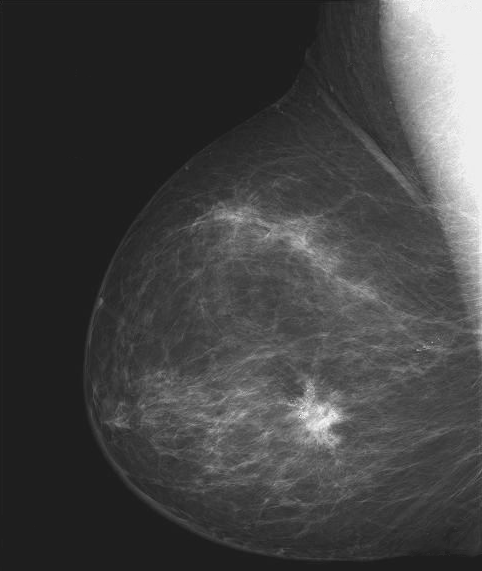
#> input picture examples/Fig0304.tif, 482 x 571 px
$ jupyter execute Lab2.ipynb
#> lines starting #> are read from the running program, lines starting #| are printed output that depends on the picture
# Просторова обробка зображень: поелемента обробка

У даній лабораторній роботі розглянуто наступні приклади поелементої обробки зображень:
1. Негативне зображення
2. Зміна контрасту
3. Пере
4. Гама-корекція

### Імпортуємо необхдіні пакети та бібліотеки

[cell 1]
import cv2
import matplotlib.pyplot as plt
import numpy as np

### Перетворення зображення в негатив

Перетворення зображення у негатив зі значеннями інтенсивності пікселів в діапазоні [0, L-1] визначається наступним виразом:

$$\begin{eqnarray}
s &=& &L &-&1 &-&r
\end{eqnarray}$$

* де s - значення інтенсивності піксела вихідного зображення, L - максимальне значення інтенсивності пікселя вхідного та вихідного зображення, r - значення інтенсивності піксела вхідного зображення.

Даний тип перетворення використовується для підсилення білих та сірих деталей на фоні темних областей зображення.

Реалізуємо дане перетворення за допомогою наступних операції:
1. доступу до окремих пікселів
2. доступу до групи пікселів

Для цього зчитаємо та завантажимо вхідне чорно-біле зображення, відобразимо та визначимо його параметри:

[cell 2]
img = cv2.imread("./examples/Fig0304.tif", cv2.IMREAD_GRAYSCALE)
#> img is the input picture: shape (571, 482); min 21, max 255, mean 66.7
plt.figure(figsize=(10,10))
plt.imshow(img, cmap = 'gray'); plt.show();

[cell 3]
height = img.shape[0]
#> height = 571
width = img.shape[1]
#> width = 482
print(img.dtype)
#| uint8

Підготуємо пусте вихідне зображення - масив нулів із розміром тестового чороно-білого зображення.

[cell 4]
neg_img = np.zeros(img.shape)

Згідно приведеної формули, поелементно визначимо інтенсивність пікселів вихідного зображення:

[cell 5]
for row in range(height):
    for col in range(width):
        neg = np.iinfo('uint8').max - 1 - img[row][col]
        neg_img[row][col] = neg
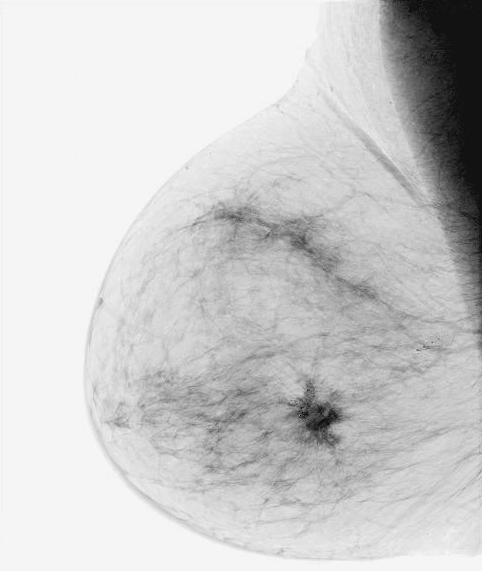
#> neg_img: shape (571, 482) float64; min -1, max 233, mean 187.3; drawn with min black and max white

Відобразимо вихідне зображення.

[cell 6]
plt.figure(figsize=(10,10))
plt.imshow(neg_img, cmap='gray'); plt.show();

Реалізуємо перетворення в негатив, використовуючи доступ до групи пікселів. Бібліотека NumPy дозволяє виконувати операції над всіма елементами матриці використовуючи синтаксис звичайних арифметичних операцій.

[cell 7]
neg_img1 = np.iinfo('uint8').max - 1 - img

Відобразимо вихідне зображення.

[cell 8]
plt.figure(figsize=(10,10))
plt.imshow(neg_img1, cmap='gray'); plt.show();

## Зміна контрасту

Зчитаємо та відобразимо вхідне чорно-біле зображення з низьким контрастом.

[cell 9]
img = cv2.imread('./examples/Fig0310b.tiff', cv2.IMREAD_GRAYSCALE)
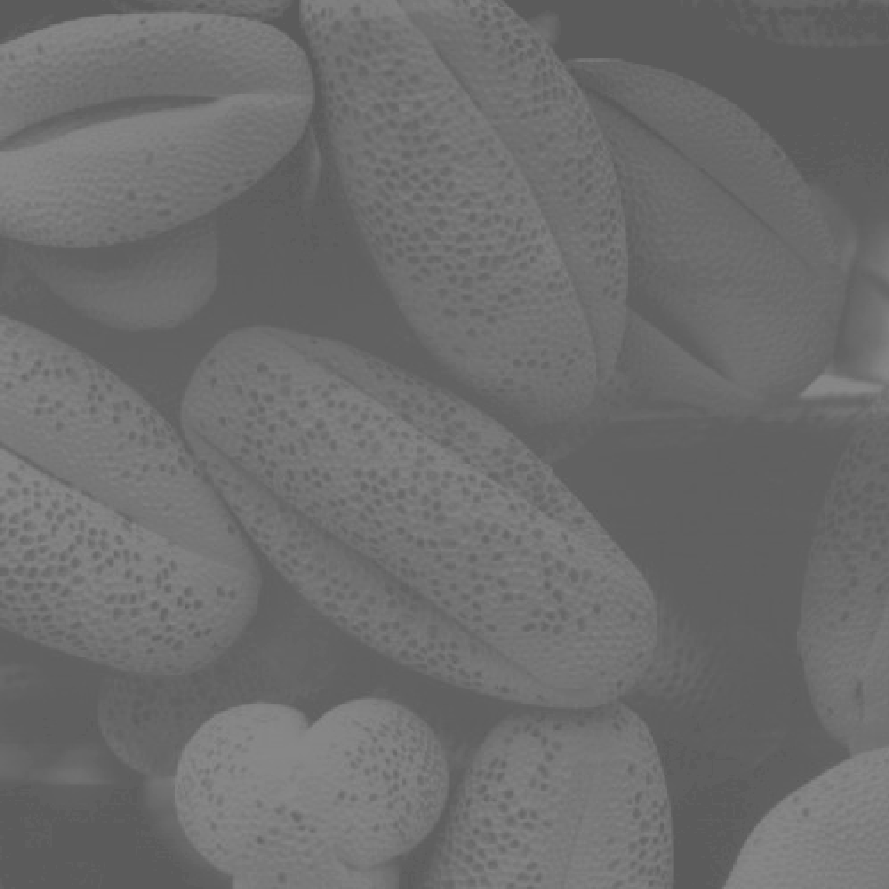
#> input picture examples/Fig0310b.tiff, 889 x 889 px
#> img is the input picture: shape (889, 889); min 91, max 138, mean 109.1
plt.figure(figsize=(5,5))
plt.imshow(img, cmap='gray', vmin=0, vmax=255);
plt.show()

Визначемо мінімальне та максимальне значення інтенсивності пікселів на вхідному зображенні. Використовуючи ці значення побудуємо графік залежності перетворення інтенсивності вхідного та вихідного зображення.

[cell 10]
Lmin = np.min(img)
#> Lmin = 91
Lmax = np.max(img)
#> Lmax = 138
Loutmin = 0
Loutmax = 255

r = [0, Lmin, Lmax, 255]
#> r = [0, 91, 138, 255]
s = [0, Loutmax/8, Loutmax*7/8, Loutmax]
plt.figure(figsize=(5, 5))
plt.plot(r, s, 'o-')
plt.xlim([0, 255])
plt.ylim([0, 255])
plt.ylabel('Інтенсивність вихідного зображення, r')
plt.xlabel('Інтенсивність вхідного зображення, s')

plt.grid()
plt.show()
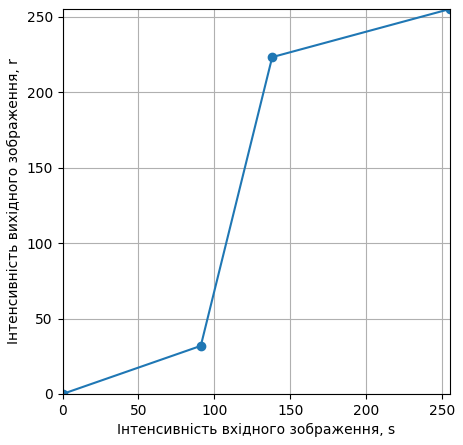
#> figure drawn by matplotlib, 1 panel

[cell 11]
Loutmax = 255
contr_img_man = np.zeros(img.shape, img.dtype)
alpha = int(((Loutmax * 7/8) - (Loutmax / 8))/ (Lmax - Lmin))
#> alpha = 4
for y in range(img.shape[0]):
    for x in range(img.shape[1]):
        contr_img_man[y,x] = alpha*(img[y,x] - Lmin)
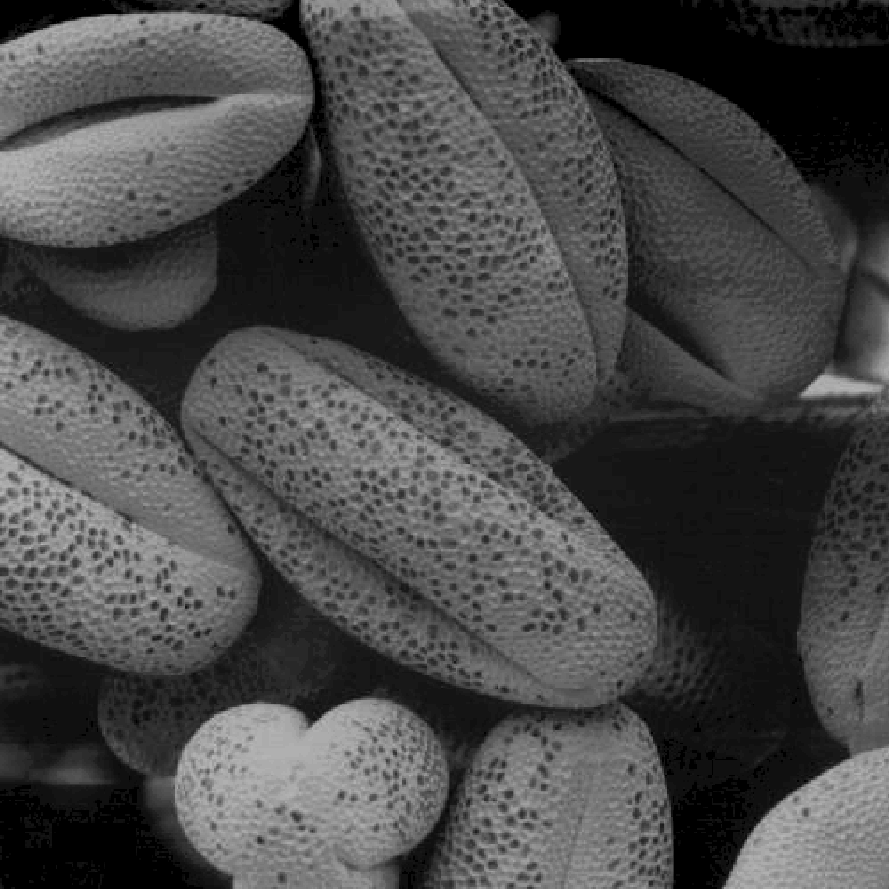
#> contr_img_man: shape (889, 889); min 0, max 188, mean 72.3

[cell 12]
plt.figure(figsize=(5,5))
plt.imshow(contr_img_man, cmap='gray', vmin=0, vmax=255);
plt.show();

## Гама-корекція

### Перетворення зображення в негатив

Перетворення зображення у негатив зі значеннями інтенсивності пікселів в діапазоні [0, L-1] визначається наступним виразом:

$$\begin{eqnarray}
s &=& &c&r^\gamma
\end{eqnarray}$$

<h3>Read sample image</h3>

[cell 13]
img0308a = cv2.imread("./examples/Fig0308a.tif", cv2.IMREAD_GRAYSCALE)
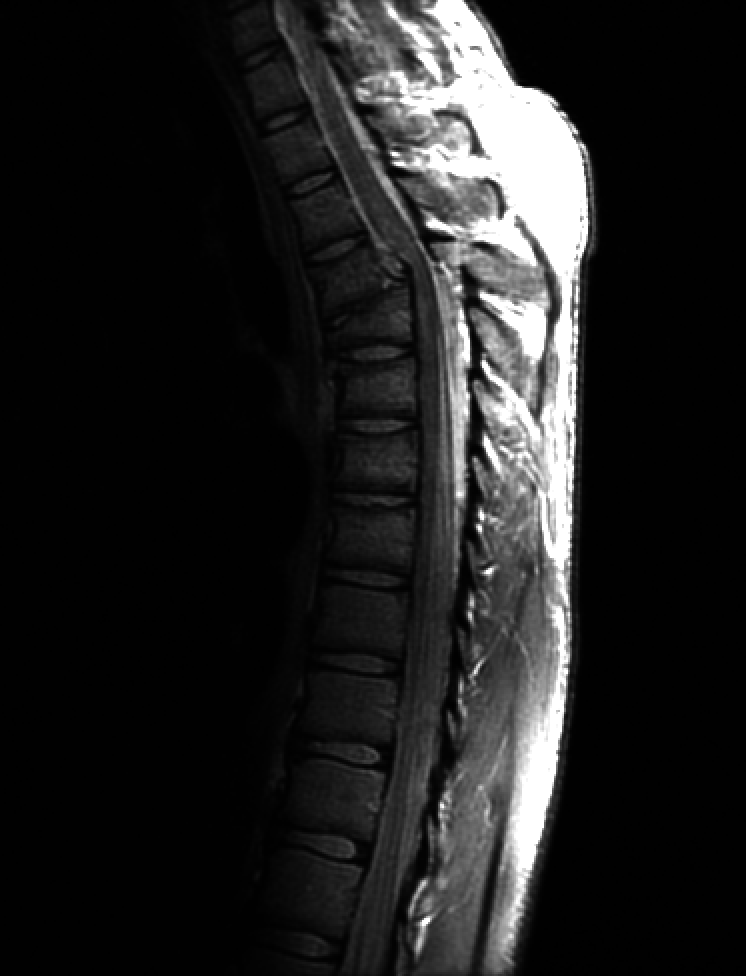
#> input picture examples/Fig0308a.tif, 746 x 976 px
#> img0308a is the input picture: shape (976, 746); min 0, max 255, mean 32.6
plt.figure(figsize=(10,10))
plt.imshow(img0308a, cmap = 'gray', vmin=0, vmax=255);
plt.show();

[cell 14]
c = 1
gamma1 = 0.6
gamma2 = 0.4
gamma3 = 0.3
gamma4 = 1
s = np.arange(0, 255, 1)

r1 = c * np.power(s, gamma1)
r2 = c * np.power(s, gamma2)
r3 = c * np.power(s, gamma3)
r4 = c * np.power(s, gamma4)

plt.figure(figsize=(5, 5))
plt.plot(s, r1*255/np.max(r1), s, r2*255/np.max(r2), s, r3*255/np.max(r3), s, r4)
plt.grid()
plt.xlim([0, 255])
plt.ylim([0, 255])
plt.legend(['0.6', '0.4', '0.3', '1'])
plt.ylabel('Інтенсивність вихідного зображення, r')
plt.xlabel('Інтенсивність вхідного зображення, s')

plt.show()
#> figure, not shown here; curve peaks at x = 254, y = 255; curve peaks at x = 254, y = 255; curve peaks at x = 254, y = 255

<h4>First Gamma correction</h4>

[cell 15]
img0308a_1 = c * np.power(img0308a, gamma1)

<h4>Second Gamma correction</h4>

[cell 16]
img0308a_2 = c * np.power(img0308a, gamma2)

<h4>Third Gamma correction</h4>

[cell 17]
img0308a_3 = c * np.power(img0308a, gamma3)

<h3>Plot gamma corrected sample image</h3>

[cell 18]
plt.figure(figsize=(10,10))
plt.subplot(221)
plt.imshow(img0308a, cmap = 'gray');
plt.subplot(222)
plt.imshow(img0308a_1, cmap='gray');
plt.subplot(223)
plt.imshow(img0308a_2, cmap='gray');
plt.subplot(224)
plt.imshow(img0308a_3, cmap='gray'); plt.show();

[cell 19]
img0309a = cv2.imread("./examples/Fig0309a.tif", cv2.IMREAD_GRAYSCALE)
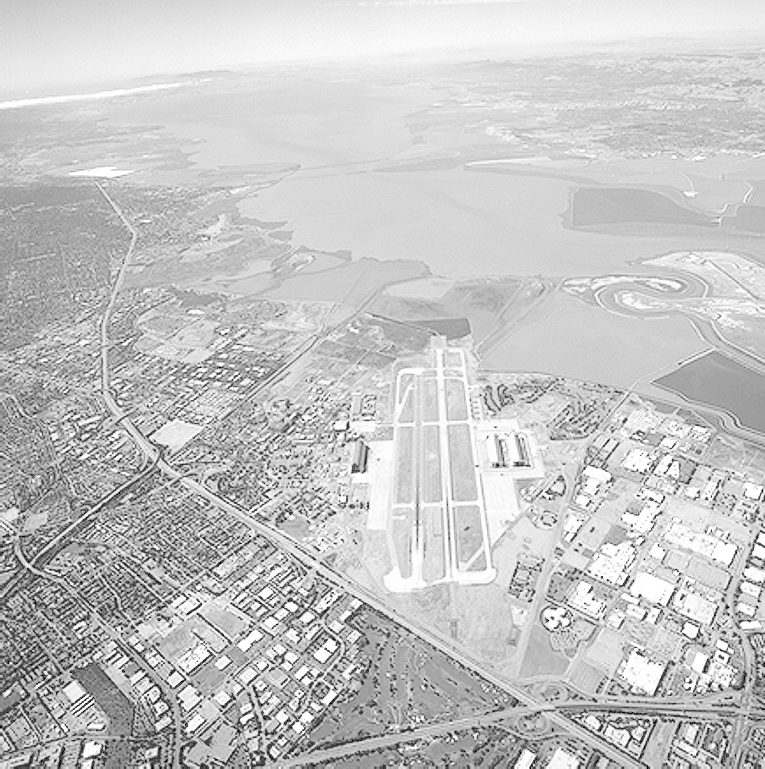
#> input picture examples/Fig0309a.tif, 765 x 769 px
#> img0309a is the input picture: shape (769, 765); min 0, max 255, mean 197.1
plt.figure(figsize=(10,10))
plt.imshow(img0309a, cmap = 'gray', vmin=0, vmax=255);
plt.show();

[cell 20]
c = 1
gamma1 = 3.0
gamma2 = 4.0
gamma3 = 5.0
gamma4 = 1
s = np.arange(0, 255, 1)

r1 = c * np.power(s, gamma1)
r2 = c * np.power(s, gamma2)
r3 = c * np.power(s, gamma3)
r4 = c * np.power(s, gamma4)

plt.figure(figsize=(5, 5))
plt.plot(s, r1*255/np.max(r1), s, r2*255/np.max(r2), s, r3*255/np.max(r3), s, r4)
plt.grid()
plt.xlim([0, 255])
plt.ylim([0, 255])
plt.legend(['3.0', '4.0', '5.0', '1'])
plt.ylabel('Інтенсивність вихідного зображення, r')
plt.xlabel('Інтенсивність вхідного зображення, s')

plt.show()
#> figure, not shown here; curve peaks at x = 254, y = 255; curve peaks at x = 254, y = 255; curve peaks at x = 254, y = 255

[cell 21]
img0309a_1 = c * np.power(img0309a, gamma1)

[cell 22]
img0309a_2 = c * np.power(img0309a, gamma2)

[cell 23]
img0309a_3 = c * np.power(img0309a, gamma3)
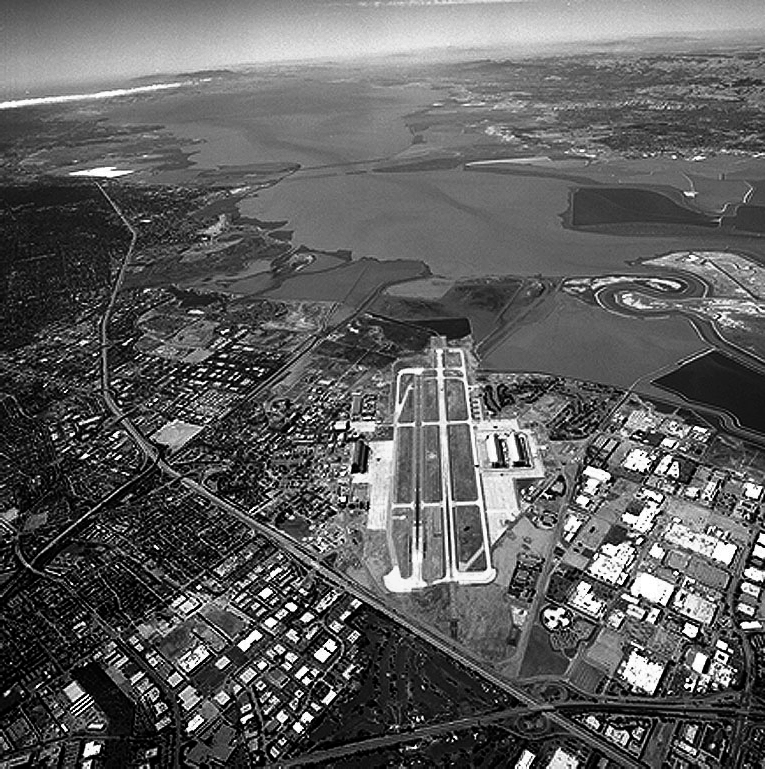
#> img0309a_3: shape (769, 765) float64; min 0, max 1.08e+12, mean 4e+11; drawn with min black and max white

[cell 24]
plt.figure(figsize=(10,10))
plt.subplot(221)
plt.imshow(img0309a, cmap = 'gray');
plt.subplot(222)
plt.imshow(img0309a_1, cmap='gray');
plt.subplot(223)
plt.imshow(img0309a_2, cmap='gray');
plt.subplot(224)
plt.imshow(img0309a_3, cmap='gray');
plt.show();

## Перетворення гістограми, еквалізація

<h3>Getting histogram</h3>

[cell 25]
img = cv2.imread('./examples/Fig0310b.tiff')
hist,bins = np.histogram(img.ravel(),256,[0,256])
#> hist = 256 values, max 180741 at index 96, min 0 at index 0, mean 9261.6; bins = 257 values from 0 to 256

<h3>Plot histogram</h3>

[cell 26]
plt.hist(img.ravel(),256,[0,256], color = 'b')
plt.xlim([0,256])
plt.show()
#> figure, not shown here; tallest bar 180741 high, from x = 96 to 97

<h3>Histogram Equalization</h3>

[cell 27]
img = cv2.imread('./examples/Fig0310b.tiff', 0)

equ = cv2.equalizeHist(img)
res = np.hstack((img, equ))
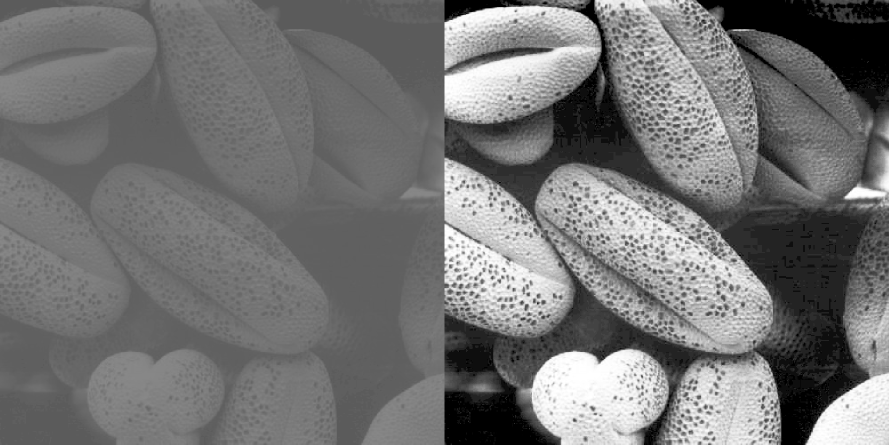
#> res: shape (889, 1778) (shown at 1/2 size); min 0, max 255, mean 115.9
plt.imshow(res, cmap='gray'); plt.show();
